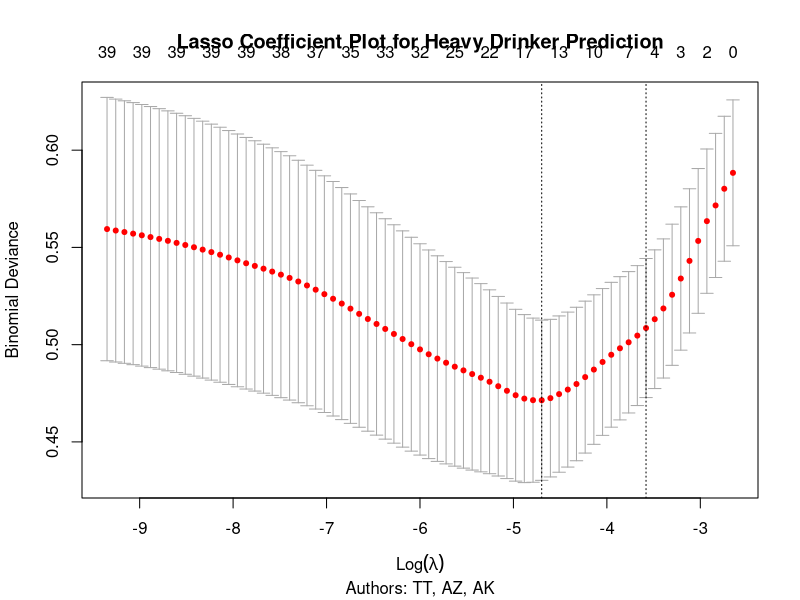
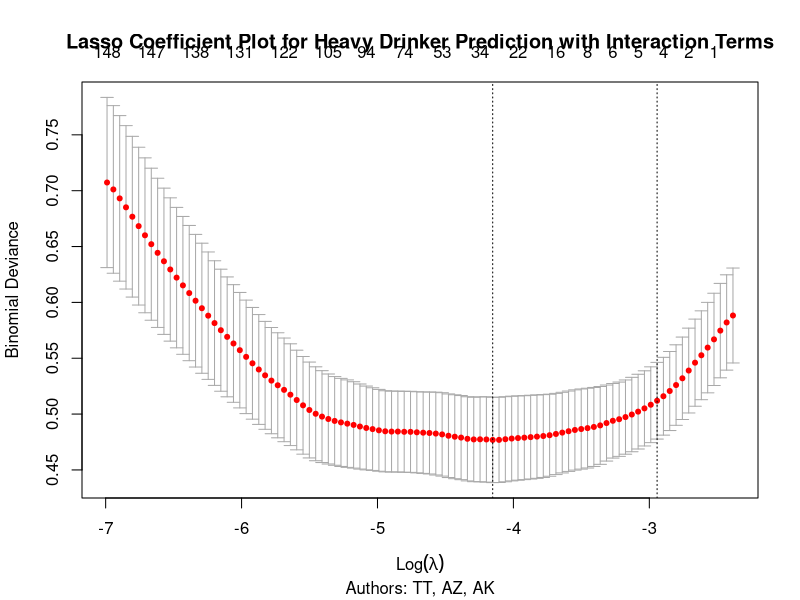
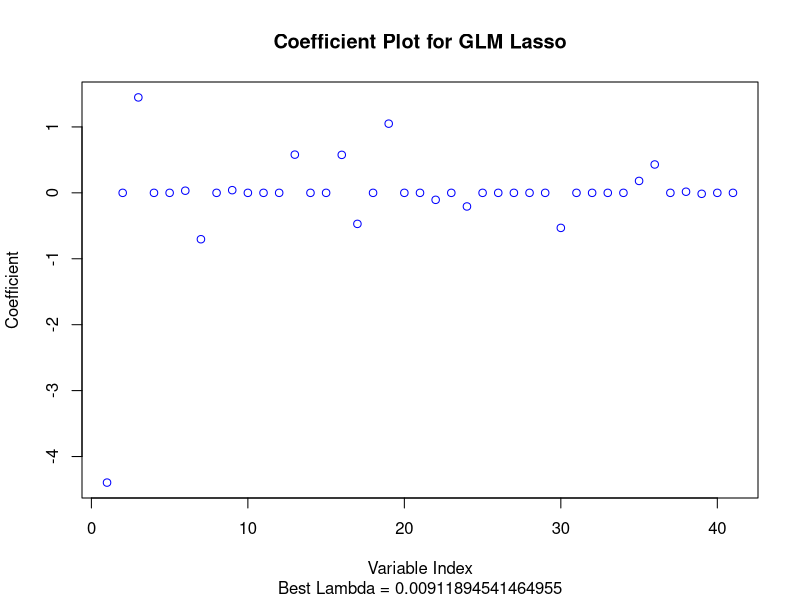
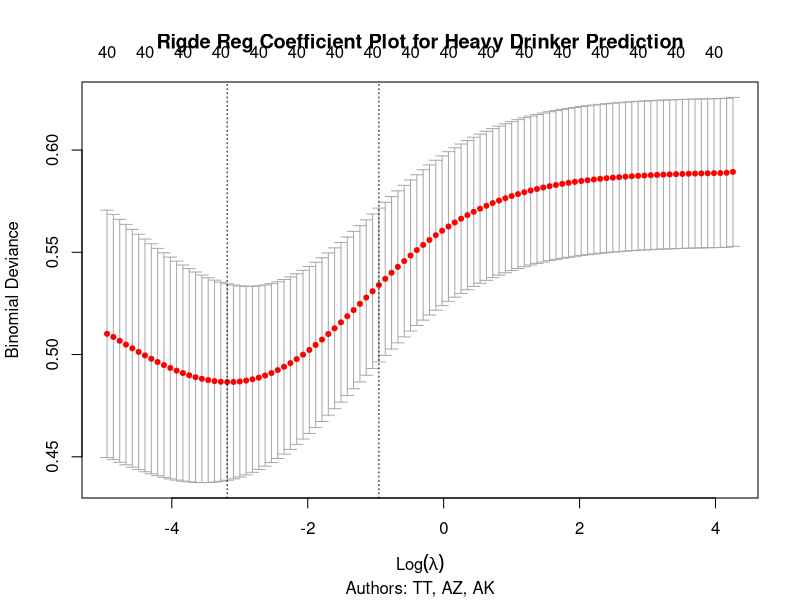
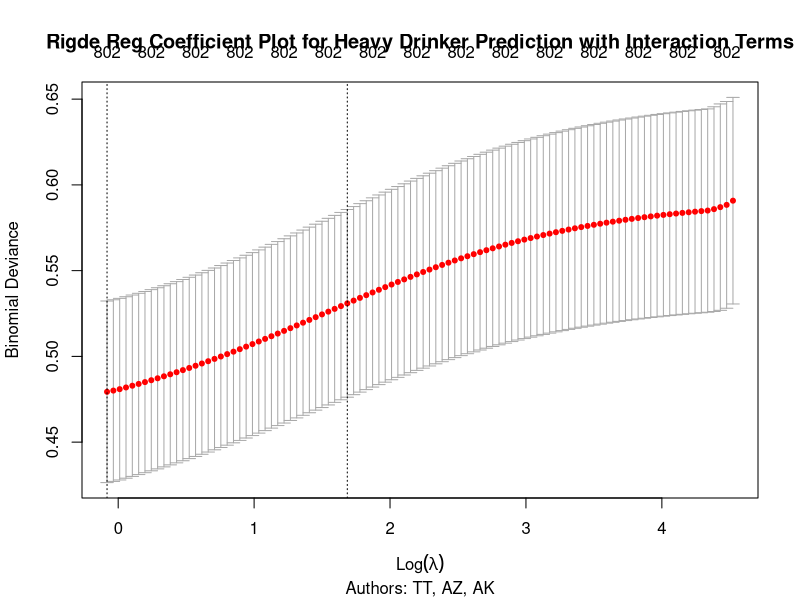
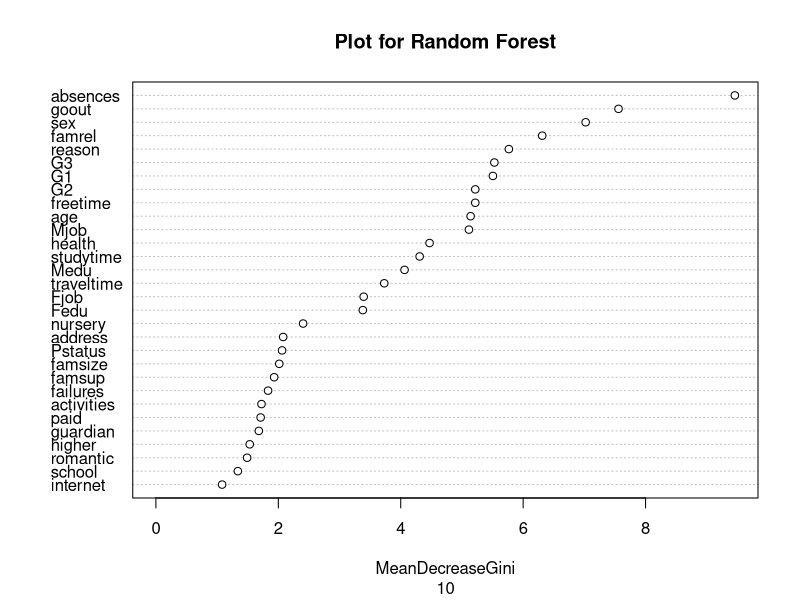
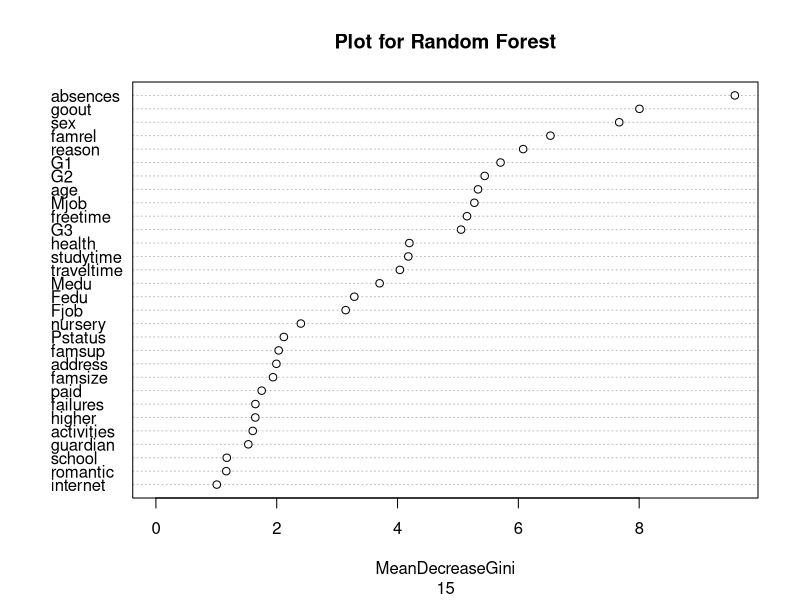
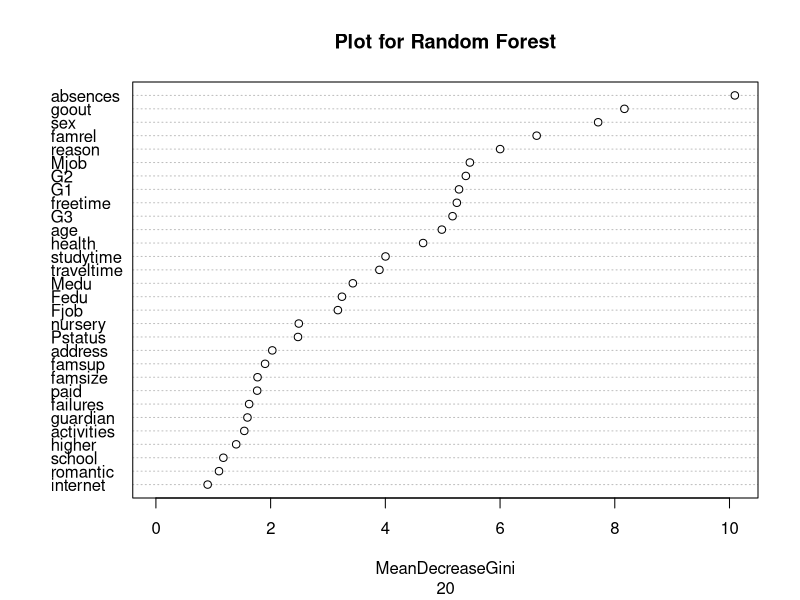

Generate these figures, in order, with R:
setwd("/Users/anthonyzheng/Documents/Data Science Portfolio/Alcoholism Classification")

## Project Members:
## Aidan Kearns, Statistics, University of Michigan
## Tahmeed Tureen, Statistics, University of Michigan
## Anthony Zheng, Statistics, University of Michigan

#Context: Our data set is courtesy of the UCI Machine Learning Website Repository
#Our data frame consists of sample size (n) = 1044 students and 33 original variables

student = read.csv("Student_Alcohol_Consumption_Merged.csv")

summary(student$Walc)
summary(student$Dalc)

#This for loop will create our response variable of interest, "heavy drinker"
heavydrinker = rep(0,1044) #We have 1044 students, so create a vector of length 1044
for(i in 1:nrow(student)){
  if(student$Dalc[i]>2 && student$Walc[i]>3){
    heavydrinker[i]= TRUE
  }
  else{
    heavydrinker[i] = FALSE
  }
}

summary(as.factor(heavydrinker))

#Create new var with all of the data
analysis_data <- read.csv("Student_Alcohol_Consumption_Merged.csv")
View(analysis_data)

analysis_data <- analysis_data[,-27] #Remove 27th column Dalc
View(analysis_data)
analysis_data <- analysis_data[,-27] #Remove new 27th column Walc

analysis_data$heavydrinker <- as.factor(heavydrinker) #Add our response column to the data frame
# We need this to be a factor with two levels so that we can create the error rate table in randomForest
View(analysis_data)

#************************************ [Data Exploration] ************************************#

heavydrinker_data = analysis_data[which(heavydrinker==1),]
nonheavydrinker_data = analysis_data[which(heavydrinker==0),]

#Comparison by sex/gender
summary(as.factor(heavydrinker_data$sex))
summary(as.factor(nonheavydrinker_data$sex))

#Comparison by reason why the student attends the university
summary(as.factor(heavydrinker_data$reason))
summary(as.factor(nonheavydrinker_data$reason))
summary(as.factor(analysis_data$reason))

#************************************ [Training and Test Split] ************************************#
set.seed(15)
samp_size <- floor(0.70 * nrow(analysis_data)) #30% of analysis_data will be for our test set


train_split <- sample(seq_len(nrow(analysis_data)), size = samp_size)

train_analysis <- analysis_data[train_split, ] #training set will have 730 obs.
test_analysis <- analysis_data[-train_split, ] #test set will have 314 obs.



#******************************[Matrixify Train and Test Data]**********************************#

# FOR TRAIN
#X_Data <- analysis_data
X_Data <- train_analysis

#X_Data <- X_Data[,-32] #class = data frame
#X_matrix <- data.matrix(X_Data) #class = matrix, 1044 x 31

X_matrix <- model.matrix(heavydrinker ~ ., X_Data) #ideally we want this to make qualitative vars
X_matrix <- X_matrix[,-1] #Remove Intercept
X_interaction <- model.matrix(heavydrinker~.*., X_Data)
X_interaction <- X_interaction[,-1]
#into dummy variables because glmnet doesn't do well with qualitative vars

Y_matrix <- train_analysis[["heavydrinker"]] #This is a vector

# FOR TEST
X_testdata <- test_analysis
X_test <- model.matrix(heavydrinker ~., X_testdata)
X_test <- X_test[,-1]
X_test_interaction <- model.matrix(heavydrinker~.*., X_testdata)
X_test_interaction <- X_test_interaction[,-1]

require(glmnet)
#*******************************DIMENSION REDUCTION Approach #1 [ GLM LASSO ]**************************#

set.seed(125)
#Resource: Lab 7 with Jack Goetz, STATS 415:Data Mining
Lasso_x <- glmnet(X_matrix, Y_matrix, alpha = 1, family = "binomial") #alpha = 1 is for lasso
#plot(Lasso_x, main = "Lasso Coefficient Plot for Heavy Drinker Prediction", sub = "Authors: TT, AZ, AK")
#dim(X_matrix)
#Lasso_interaction <- glmnet(X_interaction, Y_matrix, alpha = 1, family = "binomial")
#We can see that we have positive coefficients as well as negative coefficients based on our plot

# We will now look at cross validation to search for our best tuning parameters
Lasso_cvmod <- cv.glmnet(X_matrix,Y_matrix, alpha = 1, family = "binomial")
print(Lasso_cvmod)
plot(Lasso_cvmod, main = "Lasso Coefficient Plot for Heavy Drinker Prediction", sub = "Authors: TT, AZ, AK")
best_lambda <- Lasso_cvmod$lambda.min
# best lambda is equal to  based on our cross validation
Lasso_cv_interaction <- cv.glmnet(X_interaction,Y_matrix, alpha = 1, family = "binomial")
plot(Lasso_cv_interaction, main = "Lasso Coefficient Plot for Heavy Drinker Prediction with Interaction Terms", sub = "Authors: TT, AZ, AK")
#Use predict function with our best_lambda
lasso_coef <- predict(Lasso_x , type = "coefficients", s = best_lambda )
str_obj = paste(c("Best Lambda =", best_lambda), collapse = " ")
plot(lasso_coef, main = "Coefficient Plot for GLM Lasso", sub = str_obj, ylab = "Coefficient", xlab = "Variable Index", col = "BLUE")
print(lasso_coef)

# We will now create an classification table which will help us calculate error rate
# Do we use Lasso_x or Lasso_cvmod????
lasso_pred <- predict(Lasso_cvmod , s = best_lambda , newx = X_test, type = "class") #test_analysis must be made into Matrix
test_heavydrinker <- test_analysis$heavydrinker

lasso_table = table(lasso_pred, test_heavydrinker)
lasso_table = as.data.frame(lasso_table)
print(lasso_table)

set.seed(7)
for (i in Lasso_cvmod$lambda){
  #str_obj = paste(c("Lambda =", i), collapse = " ")
  #random_lasso_coef <- predict(Lasso_x, type = "coefficients", s = i)
  #plot(random_lasso_coef, main = "Coefficient Plot for GLM Lasso", sub = str_obj , ylab = "Coefficient", xlab = "Variable Index", col = "BLUE")
  
  
  lasso_pred <- predict(Lasso_cvmod , s = i , newx = X_test, type = "class") #test_analysis must be made into Matrix
  #test_heavydrinker <- test_analysis$heavydrinker
  
  x = table(lasso_pred, test_heavydrinker)
  x = as.data.frame(x)
  print((x$Freq[2]+x$Freq[3])/sum(x$Freq))
  #print(str_obj)
  #print(x)
  #print(random_lasso_coef)
}
set.seed(78)
for (i in Lasso_cv_interaction$lambda){
  
  lasso_pred_interact <- predict(Lasso_cv_interaction , s = i , newx = X_test_interaction, type = "class") #test_analysis must be made into Matrix
  test_heavydrinker <- test_analysis$heavydrinker
  
  x_interact = table(lasso_pred_interact, test_heavydrinker)
  x_interact = as.data.frame(x)
  print((x_interact$Freq[2]+x_interact$Freq[3])/sum(x_interact$Freq))
}

#Should we try test & train data or No??? If so we could do
#set.seed (1)
#lasso_pred <- predict(Lasso_cvmod , s = best_lambda , newx = X_test, type = "class") #test_analysis must be made into Matrix
#test_heavydrinker <- test_analysis$heavydrinker
#table(lasso_pred, test_heavydrinker)



#************************DIMENSION REDUCTION Approach #2 [ RIDGE REGRESSION ]**************************#

set.seed(420)
#Resource: Lab 7 with Jack Goetz, STATS 415:Data Mining
#Ridge_x <- glmnet(X_matrix, Y_matrix, alpha = 0, family = "binomial") #alpha = 0 is for lasso
#plot(Ridge_x, main = "Rigde Reg Coefficient Plot for Heavy Drinker Prediction", sub = "Authors: TT, AZ, AK")
#dim(X_matrix)

Ridge_cvmod <- cv.glmnet(X_matrix,Y_matrix, alpha = 0, family = "binomial")
print(Ridge_cvmod)
plot(Ridge_cvmod, main = "Rigde Reg Coefficient Plot for Heavy Drinker Prediction", sub = "Authors: TT, AZ, AK")
Ridge_cv_interaction <- cv.glmnet(X_interaction, Y_matrix, alpha = 0, family = "binomial")
plot(Ridge_cv_interaction, main = "Rigde Reg Coefficient Plot for Heavy Drinker Prediction with Interaction Terms", sub = "Authors: TT, AZ, AK")

best_lambda2 <- Ridge_cvmod$lambda.min

#Use predict function with our best_lambda
#ridge_coef <- predict(Ridge_x , type = "coefficients", s = best_lambda2 )
#str_obj = paste(c("Best Lambda =", best_lambda2), collapse = " ")
#plot(ridge_coef, main = "Coefficient Plot for Ridge Regression", sub = str_obj, ylab = "Coefficient", xlab = "Variable Index", col = "BLUE")
#print(ridge_coef)

# We will now create an classification table which will help us calculate error rate
# Do we use Lasso_x or Lasso_cvmod????
ridge_pred <- predict(Ridge_cvmod , s = best_lambda2 , newx = X_test, type = "class") #test_analysis must be made into Matrix
test_heavydrinker <- test_analysis$heavydrinker

ridge_table = table(ridge_pred, test_heavydrinker)
ridge_table = as.data.frame(ridge_table)
print(ridge_table)

set.seed(45)
for (i in Ridge_cvmod$lambda){
  #str_obj = paste(c("Lambda =", i), collapse = " ")
  #random_ridge_coef <- predict(Ridge_x, type = "coefficients", s = i)
  #plot(random_ridge_coef, main = "Coefficient Plot for Ridge Regression", sub = str_obj , ylab = "Coefficient", xlab = "Variable Index", col = "BLUE")
  
  
  ridge_pred <- predict(Ridge_cvmod , s = i , newx = X_test, type = "class") #test_analysis must be made into Matrix
  #test_heavydrinker <- test_analysis$heavydrinker
  
  x = table(ridge_pred, test_heavydrinker)
  x = as.data.frame(x)
  print((x$Freq[2]+x$Freq[3])/sum(x$Freq))
  #print(str_obj)
  #print(x)
  #print(random_ridge_coef)
}
set.seed(422)
for (i in Ridge_cv_interaction$lambda){
  #str_obj = paste(c("Lambda =", i), collapse = " ")
  #random_ridge_coef <- predict(Ridge_x, type = "coefficients", s = i)
  #plot(random_ridge_coef, main = "Coefficient Plot for Ridge Regression", sub = str_obj , ylab = "Coefficient", xlab = "Variable Index", col = "BLUE")
  
  
  ridge_pred_interaction <- predict(Ridge_cv_interaction , s = i , newx = X_test_interaction, type = "class") #test_analysis must be made into Matrix
  #test_heavydrinker <- test_analysis$heavydrinker
  
  x = table(ridge_pred_interaction, test_heavydrinker)
  x = as.data.frame(x)
  print((x$Freq[2]+x$Freq[3])/sum(x$Freq))
  #print(str_obj)
  #print(x)
  #print(random_ridge_coef)
}

#******************************************Regular Logistic Regression*********************************#

#Instead of reducing dimensions, we will first run a logistic regression and see what type of results we
# get for this fit

set.seed(66)
glm_fit = glm(heavydrinker ~ . , data = analysis_data, family = "binomial")

glm_pred <- predict(glm_fit, type ="response")

glm.pred = rep(0,length(analysis_data))
for(i in 1:length(glm_pred)){
  if(glm_pred[i] > 0.5){
    glm.pred[i] = 1 
  }
  else {glm.pred[i] = 0
  }
}
y <- table(glm.pred, analysis_data[,32])
y = as.data.frame(y)
misclass_error_log = (y$Freq[2]+y$Freq[3])/1044 
print(misclass_error_log)

set.seed(72)
glm_fit_interaction = glm(heavydrinker~.*., data = analysis_data, family = "binomial")
glm_pred_interaction <- predict(glm_fit_interaction, type = "response")
glm.pred.interact = rep(0,length(analysis_data))
for(i in 1:length(glm_pred_interaction)){
  if(glm_pred_interaction[i] > 0.5){
    glm.pred.interact[i] = 1 
  }
  else {glm.pred.interact[i] = 0
  }
}
y_interaction <- table(glm.pred.interact, analysis_data[,32])
y_interaction = as.data.frame(y)
misclass_error_log_interact = (y$Freq[2]+y$Freq[3])/1044 
print(misclass_error_log_interact)


#***********************DIMENSION REDUCTION Approach #4 [ Random Forest Importance ]*******************#

#We will use the Importance() function from HW6
#Need to install these packages before running
#install.packages("rpart")
#install.packages("randomForest")
require(rpart)
require(randomForest)


#We will try different values of m
range_vector <- c(10, 15, 20, 25)
set.seed(57)
for (i in range_vector){
  bag_tree <- randomForest( heavydrinker ~ ., data = train_analysis, mtry = i, importance = TRUE)
  #print(bag_tree)
  
  predict_tree <- predict(bag_tree, test_analysis, method ="class" )
  test_x <- test_analysis$heavydrinker
  
  my_table <- table(predict_tree, test_x)
  my_table <- as.data.frame(my_table)
  print("table is for m = ")
  print(i)
  print(my_table)
  print((my_table$Freq[2]+my_table$Freq[3])/sum(my_table$Freq))

  
  varImpPlot(bag_tree,type = 2, main = "Plot for Random Forest", sub = i) #Dr. Park's hint
  x <- importance(bag_tree)
  print(x)
}


